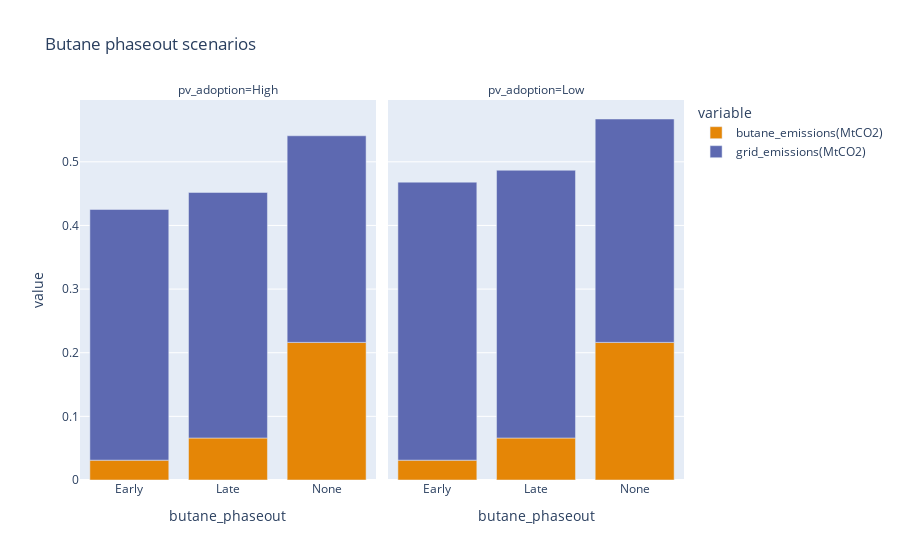

Here is the notebook cell this chart was saved with:
### Code cell
dff = df.melt(value_vars=['butane_emissions(MtCO2)', 'grid_emissions(MtCO2)'], 
         id_vars=['butane_phaseout', 'pv_adoption'])

fig = px.bar(dff, x='butane_phaseout', y='value', color='variable',
             facet_col='pv_adoption', title='Butane phaseout scenarios',
             color_discrete_sequence=px.colors.qualitative.Vivid)

fig.show()

### Figure 1 — Plotly figure (JSON) as saved in the notebook; plotly's stock layout.template omitted (floating-point values rounded to 4 significant figures)
{"data": [{"alignmentgroup": "True", "hovertemplate": "variable=butane_emissions(MtCO2)<br>pv_adoption=High<br>butane_phaseout=%{x}<br>value=%{y}<extra></extra>", "legendgroup": "butane_emissions(MtCO2)", "marker": {"color": "rgb(229, 134, 6)"}, "name": "butane_emissions(MtCO2)", "offsetgroup": "butane_emissions(MtCO2)", "orientation": "v", "showlegend": true, "textposition": "auto", "type": "bar", "x": ["Early", "Late", "None"], "xaxis": "x", "y": [0.03117, 0.06602, 0.2162], "yaxis": "y"}, {"alignmentgroup": "True", "hovertemplate": "variable=butane_emissions(MtCO2)<br>pv_adoption=Low<br>butane_phaseout=%{x}<br>value=%{y}<extra></extra>", "legendgroup": "butane_emissions(MtCO2)", "marker": {"color": "rgb(229, 134, 6)"}, "name": "butane_emissions(MtCO2)", "offsetgroup": "butane_emissions(MtCO2)", "orientation": "v", "showlegend": false, "textposition": "auto", "type": "bar", "x": ["Early", "Late", "None"], "xaxis": "x2", "y": [0.03117, 0.06602, 0.2162], "yaxis": "y2"}, {"alignmentgroup": "True", "hovertemplate": "variable=grid_emissions(MtCO2)<br>pv_adoption=High<br>butane_phaseout=%{x}<br>value=%{y}<extra></extra>", "legendgroup": "grid_emissions(MtCO2)", "marker": {"color": "rgb(93, 105, 177)"}, "name": "grid_emissions(MtCO2)", "offsetgroup": "grid_emissions(MtCO2)", "orientation": "v", "showlegend": true, "textposition": "auto", "type": "bar", "x": ["Early", "Late", "None"], "xaxis": "x", "y": [0.3939, 0.3859, 0.3246], "yaxis": "y"}, {"alignmentgroup": "True", "hovertemplate": "variable=grid_emissions(MtCO2)<br>pv_adoption=Low<br>butane_phaseout=%{x}<br>value=%{y}<extra></extra>", "legendgroup": "grid_emissions(MtCO2)", "marker": {"color": "rgb(93, 105, 177)"}, "name": "grid_emissions(MtCO2)", "offsetgroup": "grid_emissions(MtCO2)", "orientation": "v", "showlegend": false, "textposition": "auto", "type": "bar", "x": ["Early", "Late", "None"], "xaxis": "x2", "y": [0.4369, 0.4207, 0.351], "yaxis": "y2"}], "layout": {"annotations": [{"font": {}, "showarrow": false, "text": "pv_adoption=High", "x": 0.245, "xanchor": "center", "xref": "paper", "y": 1, "yanchor": "bottom", "yref": "paper"}, {"font": {}, "showarrow": false, "text": "pv_adoption=Low", "x": 0.755, "xanchor": "center", "xref": "paper", "y": 1, "yanchor": "bottom", "yref": "paper"}], "barmode": "relative", "legend": {"title": {"text": "variable"}, "tracegroupgap": 0}, "title": {"text": "Butane phaseout scenarios"}, "xaxis": {"anchor": "y", "domain": [0, 0.49], "title": {"text": "butane_phaseout"}}, "xaxis2": {"anchor": "y2", "domain": [0.51, 1], "matches": "x", "title": {"text": "butane_phaseout"}}, "yaxis": {"anchor": "x", "domain": [0, 1], "title": {"text": "value"}}, "yaxis2": {"anchor": "x2", "domain": [0, 1], "matches": "y", "showticklabels": false}}}
